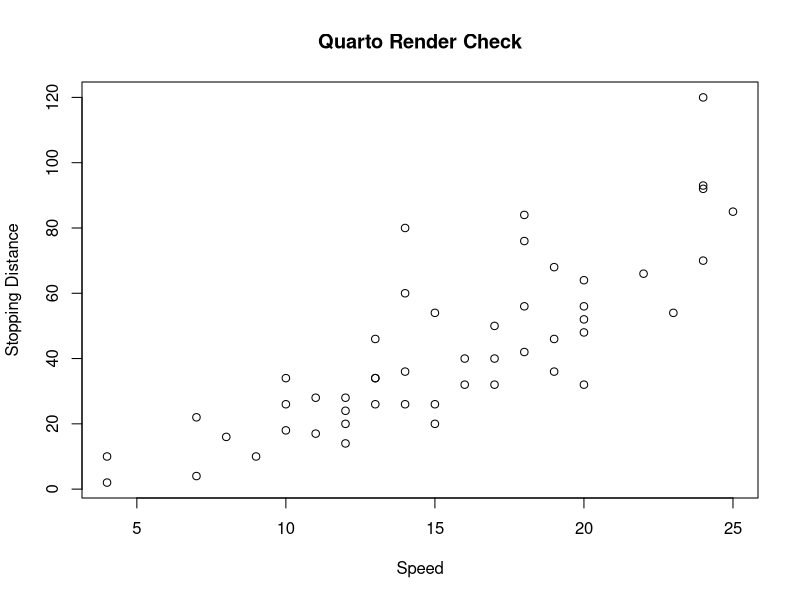

Reproduce this figure in R.
## ---- chunk 1
#| label: q01-data
library(tidyverse)
library(broom)

net_data <- read_csv("net_data.csv")

# Your code here
## ---- chunk 2
#| label: q03-unadjusted
# Your code here
## ---- chunk 3
#| label: q06-propensity
# Your code here
## ---- chunk 4
#| label: q07-weights
# Your code here
## ---- chunk 5
#| label: q08-overlap
# Your code here
## ---- chunk 6
#| label: q09-weight-diagnostics
# Your code here
## ---- chunk 7
#| label: q10-effect
# Your code here
## ---- chunk 8
#| label: render-check
#| echo: true

plot(
  cars,
  main = "Quarto Render Check",
  xlab = "Speed",
  ylab = "Stopping Distance"
)
## ---- chunk 9
#| label: session
sessionInfo()
